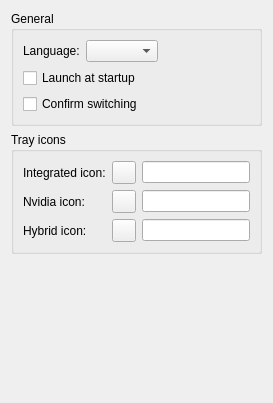
      <widget class="QWidget" name="generalPage">
       <layout class="QVBoxLayout" name="generalPageLayout">
        <item>
         <widget class="QGroupBox" name="generalGroupBox">
          <property name="title">
           <string>General</string>
          </property>
          <layout class="QGridLayout" name="gridLayout" columnstretch="0,0,1">
           <item row="0" column="1">
            <widget class="QComboBox" name="localeComboBox">
             <property name="toolTip">
              <string>&lt;html&gt;&lt;head/&gt;&lt;body&gt;&lt;p&gt;Interface language&lt;/p&gt;&lt;/body&gt;&lt;/html&gt;</string>
             </property>
            </widget>
           </item>
           <item row="0" column="0">
            <widget class="QLabel" name="languageLabel">
             <property name="sizePolicy">
              <sizepolicy hsizetype="Minimum" vsizetype="Minimum">
               <horstretch>0</horstretch>
               <verstretch>0</verstretch>
              </sizepolicy>
             </property>
             <property name="toolTip">
              <string>&lt;html&gt;&lt;head/&gt;&lt;body&gt;&lt;p&gt;Application language&lt;/p&gt;&lt;/body&gt;&lt;/html&gt;</string>
             </property>
             <property name="text">
              <string>Language:</string>
             </property>
            </widget>
           </item>
           <item row="2" column="0" colspan="3">
            <widget class="QCheckBox" name="autostartCheckBox">
             <property name="toolTip">
              <string>&lt;html&gt;&lt;head/&gt;&lt;body&gt;&lt;p&gt;~/.config/autostart will be used&lt;/p&gt;&lt;/body&gt;&lt;/html&gt;</string>
             </property>
             <property name="text">
              <string>Launch at startup</string>
             </property>
            </widget>
           </item>
           <item row="3" column="0" colspan="3">
            <widget class="QCheckBox" name="confirmSwitchingCheckBox">
             <property name="toolTip">
              <string>&lt;html&gt;&lt;head/&gt;&lt;body&gt;&lt;p&gt;Show confirmation dialog when switching GPU&lt;/p&gt;&lt;/body&gt;&lt;/html&gt;</string>
             </property>
             <property name="text">
              <string>Confirm switching</string>
             </property>
            </widget>
           </item>
          </layout>
         </widget>
        </item>
        <item>
         <widget class="QGroupBox" name="trayIconGroupBox">
          <property name="title">
           <string>Tray icons</string>
          </property>
          <layout class="QGridLayout" name="gridLayout_2">
           <item row="2" column="0">
            <widget class="QLabel" name="nvidiaIconLabel">
             <property name="text">
              <string>Nvidia icon:</string>
             </property>
            </widget>
           </item>
           <item row="2" column="1">
            <widget class="QToolButton" name="nvidiaIconButton">
             <property name="toolTip">
              <string>Choose icon</string>
             </property>
            </widget>
           </item>
           <item row="3" column="1">
            <widget class="QToolButton" name="hybridIconButton"/>
           </item>
           <item row="3" column="0">
            <widget class="QLabel" name="hybridIconLabel">
             <property name="text">
              <string>Hybrid icon:</string>
             </property>
            </widget>
           </item>
           <item row="0" column="2">
            <widget class="QLineEdit" name="integratedIconEdit">
             <property name="toolTip">
              <string>&lt;html&gt;&lt;head/&gt;&lt;body&gt;&lt;p&gt;Path to the icon or icon name from theme&lt;/p&gt;&lt;/body&gt;&lt;/html&gt;</string>
             </property>
            </widget>
           </item>
           <item row="2" column="2">
            <widget class="QLineEdit" name="nvidiaIconEdit">
             <property name="toolTip">
              <string>&lt;html&gt;&lt;head/&gt;&lt;body&gt;&lt;p&gt;Path to the icon or icon name from theme&lt;/p&gt;&lt;/body&gt;&lt;/html&gt;</string>
             </property>
            </widget>
           </item>
           <item row="0" column="0">
            <widget class="QLabel" name="integratedIconLabel">
             <property name="text">
              <string>Integrated icon:</string>
             </property>
            </widget>
           </item>
           <item row="3" column="2">
            <widget class="QLineEdit" name="hybridIconEdit"/>
           </item>
           <item row="0" column="1">
            <widget class="QToolButton" name="integratedIconButton">
             <property name="toolTip">
              <string>Choose icon</string>
             </property>
            </widget>
           </item>
          </layout>
         </widget>
        </item>
        <item>
         <spacer name="generalSpacer">
          <property name="orientation">
           <enum>Qt::Vertical</enum>
          </property>
          <property name="sizeHint" stdset="0">
           <size>
            <width>20</width>
            <height>138</height>
           </size>
          </property>
         </spacer>
        </item>
       </layout>
      </widget>
